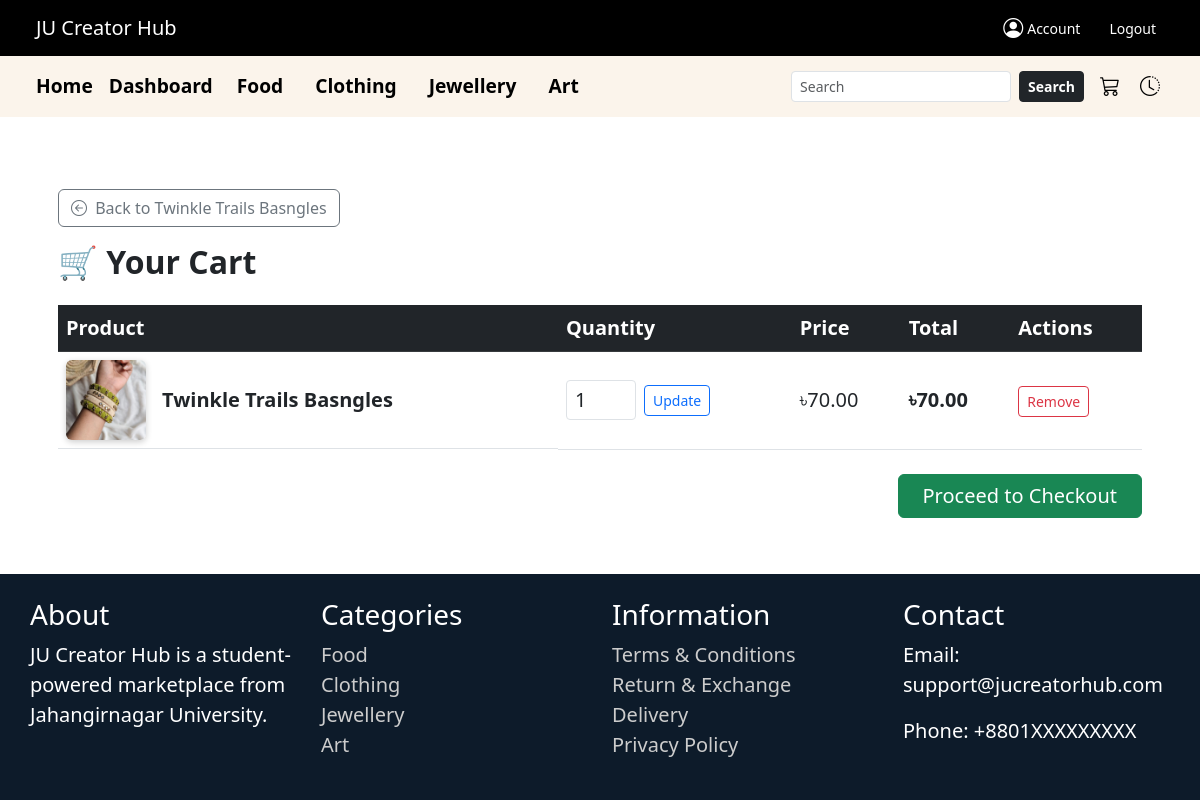
Page /cart/ (signed in) on the earlier database version.
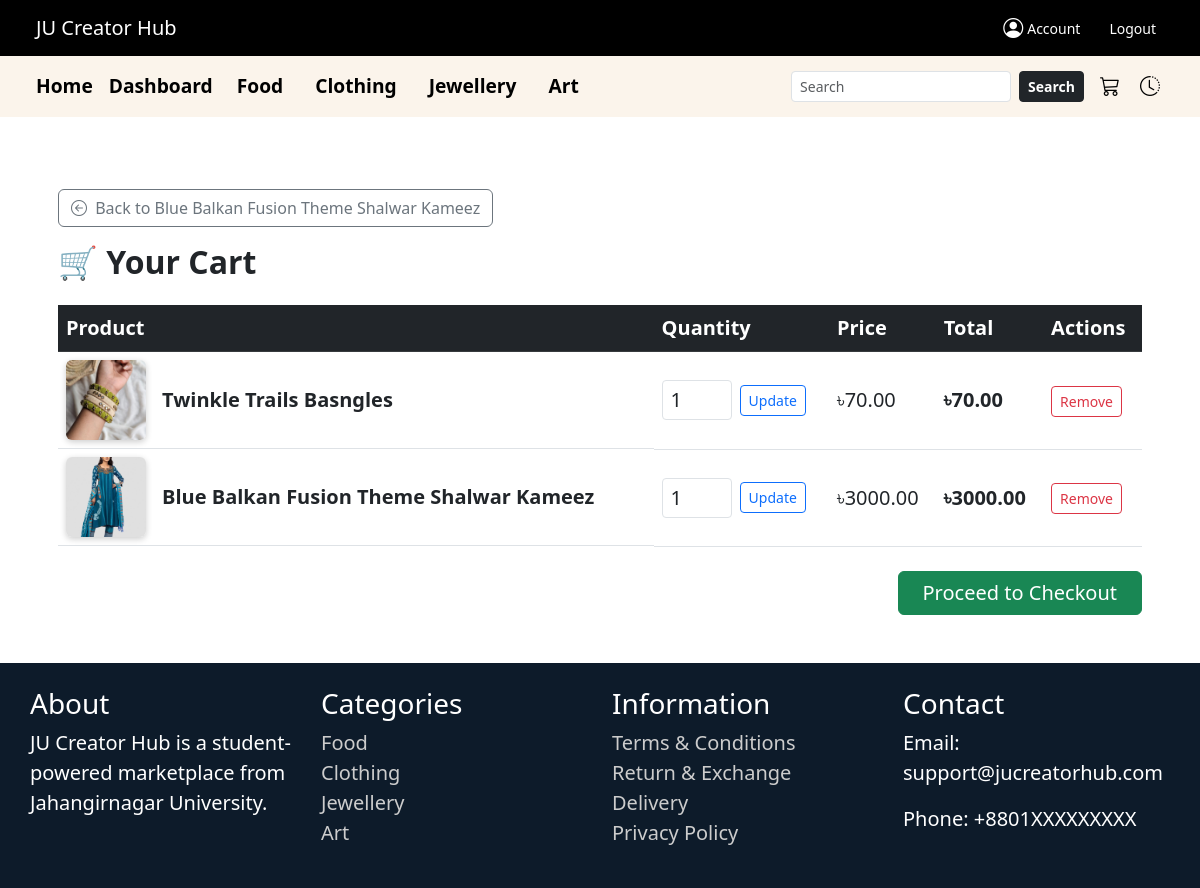
Same page on the later database version.
### ecommerce/models.py (models this page shows, shortened)
class CartItem(models.Model):
    user = models.ForeignKey(User, on_delete=models.CASCADE, related_name='cart_items')
    product = models.ForeignKey(Product, on_delete=models.CASCADE)
    quantity = models.PositiveIntegerField(default=1)
    payment_method = models.CharField(max_length=20, default='Cash on Delivery')
    added_at = models.DateTimeField(auto_now_add=True)
    class Meta:
        unique_together = ('user', 'product')
        verbose_name = "Cart Item"
        verbose_name_plural = "Cart Items"

class Product(models.Model):
    CATEGORY_CHOICES = [
        ('food', 'Food'),
        ('clothing', 'Clothing'),
        ('jewellery', 'Jewellery'),
        ('art', 'Art'),
    ]
    name = models.CharField(max_length=255)
    image = models.ImageField(upload_to='product_images/')
    price = models.DecimalField(max_digits=10, decimal_places=2)
    description = models.TextField()
    category = models.CharField(max_length=50, choices=CATEGORY_CHOICES)
    seller = models.ForeignKey(User, on_delete=models.CASCADE, related_name='products')

### ecommerce/views.py (the view)
# urls.py: path('cart/', views.cart, name='cart'),
@login_required
def cart(request):
    cart_items = CartItem.objects.filter(user=request.user)
    return render(request, 'ecommerce/cart.html', {'cart_items': cart_items})

### ecommerce/context_processors.py (called while the page is built)
def shop_names_processor(request):
    shop_names = Profile.objects.filter(
        role='seller',
        shop_name__isnull=False
    ).exclude(shop_name='')
    return {'shop_names': shop_names}

### ecommerce/templatetags/math_filters.py (called while the page is built)
@register.filter
def multiply(value, arg):
    try:
        return float(value) * float(arg)
    except (ValueError, TypeError):
        return ''

### ecommerce/templates/ecommerce/cart.html (shortened to what this page needs)
{% extends 'ecommerce/base.html' %}
{% load math_filters %}
{% block content %}
<div class="container mt-0 py-5 px-3">
    {% if cart_items and cart_items.last.product.id %}
        <a href="{% url 'product_detail' cart_items.last.product.id %}" class="btn btn-outline-secondary mb-3">
            <i class="bi bi-arrow-left-circle me-1"></i> Back to {{ cart_items.last.product.name }}
        </a>
    {% endif %}
    <h2 class="mb-4 fw-bold text-dark">🛒 Your Cart</h2>
    {% if cart_items %}
        <table class="table table-hover align-middle">
            <thead class="table-dark text-white fs-5">
                <tr>
                    <th>Product</th>
                    <th>Quantity</th>
                    <th>Price</th>
                    <th>Total</th>
                    <th>Actions</th>
                </tr>
            </thead>
            <tbody class="fs-5">
                {% for item in cart_items %}
                <tr>
                    <td class="fw-bold d-flex align-items-center gap-3 text-dark">
                        <img src="{{ item.product.image.url }}" alt="{{ item.product.name }}"
                             width="80" height="80"
                             style="object-fit: cover; border-radius: 6px; box-shadow: 0 2px 6px rgba(0,0,0,0.2);">
                        {{ item.product.name }}
                    </td>
                    <td>
                        <form method="post" action="{% url 'update_cart' item.id %}">
                            <div class="d-flex align-items-center gap-2">
                                <input type="number" name="quantity" min="1" value="{{ item.quantity }}"
                                       class="form-control form-control-sm fs-5" style="width: 70px;">
                                <button type="submit" class="btn btn-sm btn-outline-primary">Update</button>
                            </div>
                        </form>
                    </td>
                    <td class="text-dark">৳{{ item.product.price }}</td>
                    <td class="fw-semibold text-dark">৳{{ item.product.price|multiply:item.quantity|floatformat:2 }}</td>
                    <td>
                        <form method="post" action="{% url 'remove_from_cart' item.id %}">
                            <button type="submit" class="btn btn-sm btn-outline-danger">Remove</button>
                        </form>
                    </td>
                </tr>
                {% endfor %}
            </tbody>
        </table>
        <div class="text-end mt-4">
            <a href="{% url 'checkout' %}" class="btn btn-success px-4 fs-5">Proceed to Checkout</a>
        </div>
    {% else %}
        <div class="alert alert-info fs-5">Your cart is empty.</div>
    {% endif %}
</div>
{% endblock %}

Differences in the rows shown:
added CartItem: last.product.name "Blue Balkan Fusion Theme Shalwar Kameez", product.image (picture), product.name "Blue Balkan Fusion Theme Shalwar Kameez", quantity "1", product.price "3000.00", product.price|multiply "3000.00"
Other differences:
{{ cart_items.last.product.name }}: "Twinkle Trails Basngles" → "Blue Balkan Fusion Theme Shalwar Kameez"
